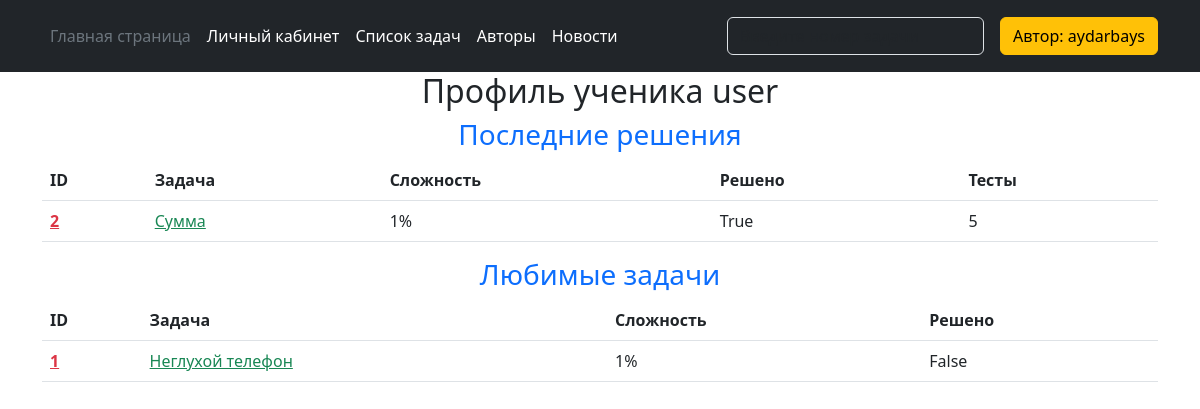
The page /profile/2 (signed in) on the database its author committed.
### data/users.py (models this page shows, shortened)
class User(SqlAlchemyBase, UserMixin, SerializerMixin):
    __tablename__ = 'users'
    id = sqlalchemy.Column(sqlalchemy.Integer,
                           primary_key=True, autoincrement=True)
    username = sqlalchemy.Column(sqlalchemy.String, nullable=False)
    email = sqlalchemy.Column(sqlalchemy.String,
                              index=True, unique=True, nullable=True)
    hashed_password = sqlalchemy.Column(sqlalchemy.String, nullable=True)
    role = sqlalchemy.Column(sqlalchemy.String)
    problems = orm.relationship('Problems', back_populates='author')
    solved_problems = orm.relationship('Solvings', back_populates='student')
    favourite_problems = orm.relationship('FavouriteProblems', back_populates='student')

### data/solvings.py (models this page shows)
class Solvings(SqlAlchemyBase, SerializerMixin):
    __tablename__ = 'solvings'
    id = sqlalchemy.Column(sqlalchemy.Integer, primary_key=True, autoincrement=True)
    problem_id = sqlalchemy.Column(sqlalchemy.Integer, sqlalchemy.ForeignKey("problems.id"))
    student_id = sqlalchemy.Column(sqlalchemy.Integer, sqlalchemy.ForeignKey("users.id"))
    is_solved = sqlalchemy.Column(sqlalchemy.Boolean, default=False)
    code = sqlalchemy.Column(sqlalchemy.String, nullable=True)
    solved_tests = sqlalchemy.Column(sqlalchemy.Integer, default=0)
    problem = orm.relationship('Problems')
    student = orm.relationship('User')

### data/problems.py (models this page shows)
class Problems(SqlAlchemyBase, SerializerMixin):
    __tablename__ = 'problems'
    id = sqlalchemy.Column(sqlalchemy.Integer, primary_key=True, autoincrement=True)
    author_id = sqlalchemy.Column(sqlalchemy.Integer, sqlalchemy.ForeignKey("users.id"))
    title = sqlalchemy.Column(sqlalchemy.String, nullable=True)
    description = sqlalchemy.Column(sqlalchemy.String, nullable=True)
    input_description = sqlalchemy.Column(sqlalchemy.String, nullable=True)
    output_description = sqlalchemy.Column(sqlalchemy.String, nullable=True)
    difficult = sqlalchemy.Column(sqlalchemy.Integer, nullable=True)
    rating = sqlalchemy.Column(sqlalchemy.Integer, default=100)
    example_count = sqlalchemy.Column(sqlalchemy.Integer, default=0)
    test_count = sqlalchemy.Column(sqlalchemy.Integer, default=0)
    time_needed = sqlalchemy.Column(sqlalchemy.String, default='1 сек')
    memory_needed = sqlalchemy.Column(sqlalchemy.String, default='16 Мб')
    post_date = sqlalchemy.Column(sqlalchemy.DateTime, default=datetime.datetime.now())
    author = orm.relationship('User')
    students_that_solved = orm.relationship('Solvings', back_populates='problem')
    students_that_liked = orm.relationship('FavouriteProblems', back_populates='problem')
    tests = orm.relationship('Test', back_populates='problem')
    examples = orm.relationship('Example', back_populates='problem')

### data/favourite_problems.py (models this page shows)
class FavouriteProblems(SqlAlchemyBase, SerializerMixin):
    __tablename__ = 'favourite_problems'
    id = sqlalchemy.Column(sqlalchemy.Integer, primary_key=True, autoincrement=True)
    problem_id = sqlalchemy.Column(sqlalchemy.Integer, sqlalchemy.ForeignKey("problems.id"))
    student_id = sqlalchemy.Column(sqlalchemy.Integer, sqlalchemy.ForeignKey("users.id"))
    problem = orm.relationship('Problems')
    student = orm.relationship('User')

### main.py (the view, shortened to what this page needs)
@app.route('/profile/<int:user_id>')
def profile(user_id):
    db_sess = db_session.create_session()
    user = db_sess.query(User).filter(user_id == User.id).first()
    solved = [item.problem_id for item in
              db_sess.query(Solvings).filter(user.id == Solvings.student_id)]
    if current_user.id == user.id:
        return redirect('/profile')
    return render_template('student_profile.html', title=user.username, solved=solved,
                           solved_problems=user.solved_problems[:5], fav_problems=user.favourite_problems, my_profile=False)

### data/db_session.py (called while the page is built)
def create_session() -> Session:
    global __factory
    return __factory()

### main.py (called while the page is built)
@login_manager.user_loader
def load_user(user_id):
    db_sess = db_session.create_session()
    return db_sess.query(User).get(user_id)

### templates/student_profile.html
{% extends "base.html" %}
{% block content %}
    {% if my_profile %}
      <a class="btn btn-lg btn-secondary" href="/become_author">Стать автором</a>
    {% else %}
      <h2>Профиль ученика {{title}}</h2>
    {% endif %}
    <h3 class="text-primary">Последние решения</h3>
    <table class="table">
      <thead class="thead-light">
        <tr>
          <th scope="col">ID</th>
          <th scope="col">Задача</th>
          <th scope="col">Сложность</th>
          <th scope="col">Решено</th>
          <th scope="col">Тесты</th>
        </tr>
      </thead>
      <tbody>
        {% for item in solved_problems %}
        <tr>
          <th scope="row"><a href="/problem/{{item.id}}" class="link-danger">{{item.problem.id}}</a></th>
          <td><a href="/problem/{{item.id}}" class="link-success">{{item.problem.title}}</a></td>
          <td>{{item.problem.difficult}}%</td>
          <td>{{item.is_solved}}</td>
          <td>{{item.solved_tests}}</td>
        </tr>
        {% endfor %}
      </tbody>
    </table>
    <h3 class="text-primary">Любимые задачи</h3>
    <table class="table">
      <thead class="thead-light">
        <tr>
          <th scope="col">ID</th>
          <th scope="col">Задача</th>
          <th scope="col">Сложность</th>
            <th scope="col">Решено</th>
        </tr>
      </thead>
      <tbody>
        {% for item in fav_problems %}
        <tr>
          <th scope="row"><a href="/problem/{{item.id}}" class="link-danger">{{item.problem.id}}</a></th>
          <td><a href="/problem/{{item.id}}" class="link-success">{{item.problem.title}}</a></td>
          <td>{{item.problem.difficult}}%</td>
            <td>{% if item.problem.id in solved %}True{% else %}False{% endif %}</td>
        </tr>
        {% endfor %}
      </tbody>
    </table>
{% endblock %}

### templates/base.html (shortened to what this page needs)
<!DOCTYPE html>
<html lang="en">
<head>
    <link rel="stylesheet" href=/static/css/style.css/>
    <link rel="stylesheet" href="/static/vendor/css/bootstrap.min.css">
</head>
<body>
    <header class="p-3 text-bg-dark">
    <div class="container">
      <div class="d-flex flex-wrap align-items-center justify-content-center justify-content-lg-start">
        <ul class="nav col-12 col-lg-auto me-lg-auto mb-2 justify-content-center mb-md-0">
          <li><a href="/" class="nav-link px-2 text-secondary">Главная страница</a></li>
          <li><a href="/profile" class="nav-link px-2 text-white">Личный кабинет</a></li>
          <li><a href="/problems" class="nav-link px-2 text-white">Список задач</a></li>
          <li><a href="/authors" class="nav-link px-2 text-white">Авторы</a></li>
          <li><a href="/news" class="nav-link px-2 text-white">Новости</a></li>
        </ul>
        <form class="col-12 col-lg-auto mb-3 mb-lg-0 me-lg-3" role="search" action="/problem">
          <input type="text" class="form-control form-control-dark text-bg-dark" placeholder="Введите номер задачи" aria-label="Поиск задач" name="problem_id">
        </form>
        <div class="text-end">
            {% if current_user.is_authenticated %}
                <a class="btn btn-warning" href="/logout">{{ current_user.role }}: {{ current_user.username }}</a>
            {% else %}
                <a class="btn btn-outline-light me-2" href="/register">Регистрация</a>
                <a class="btn btn-warning" href="/login">Вход</a>
            {% endif %}
        </div>
      </div>
    </div>
  </header>
    <center>
    <main role="main" class="container">
         {% block content %}{% endblock %}
    </main>
    </center>
</body>
</html>

### rows shown on the page
User: role "Автор", username "aydarbays"
User: username "user"
Solvings: problem.id "2", problem "Сумма", problem.difficult "1", is_solved "True", solved_tests "5"
FavouriteProblems: problem.id "1", problem "Неглухой телефон", problem.difficult "1"
